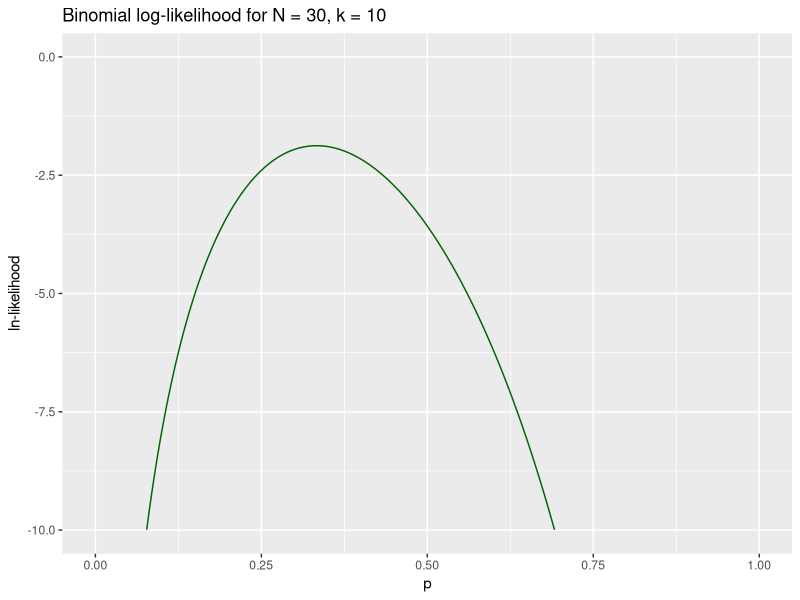
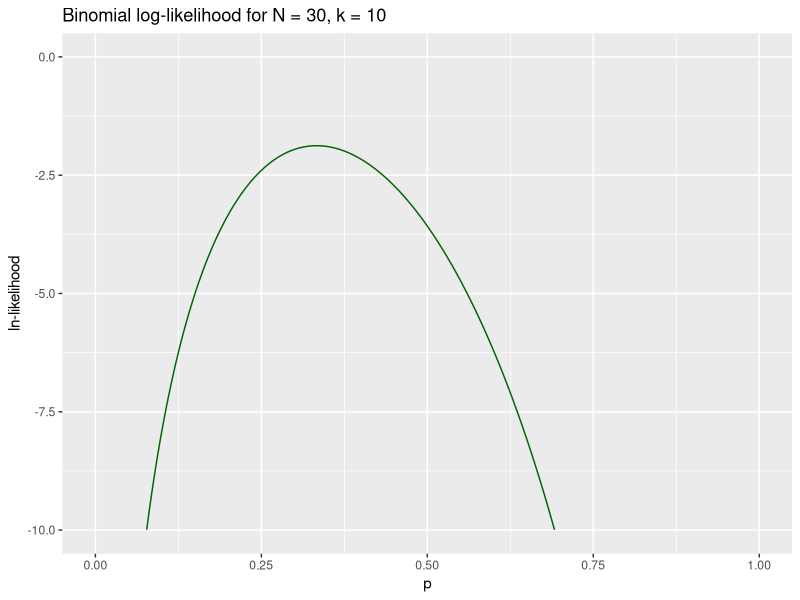
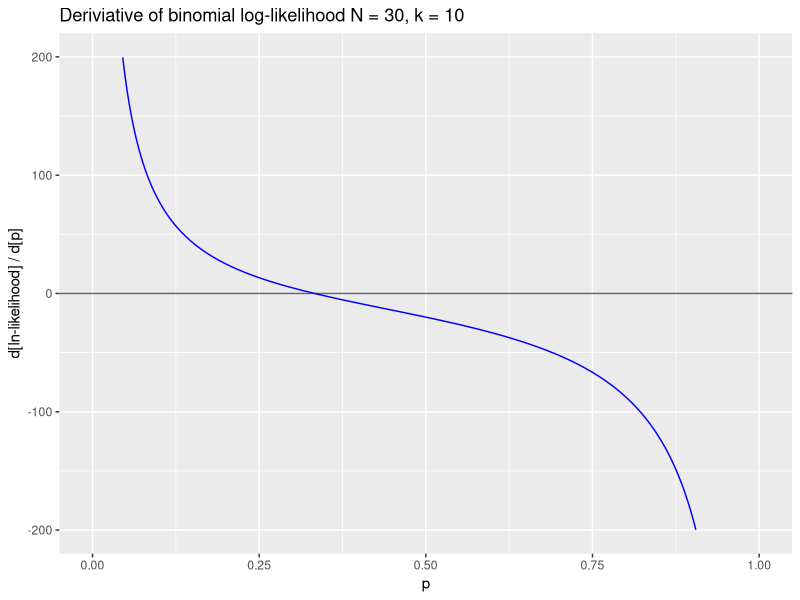
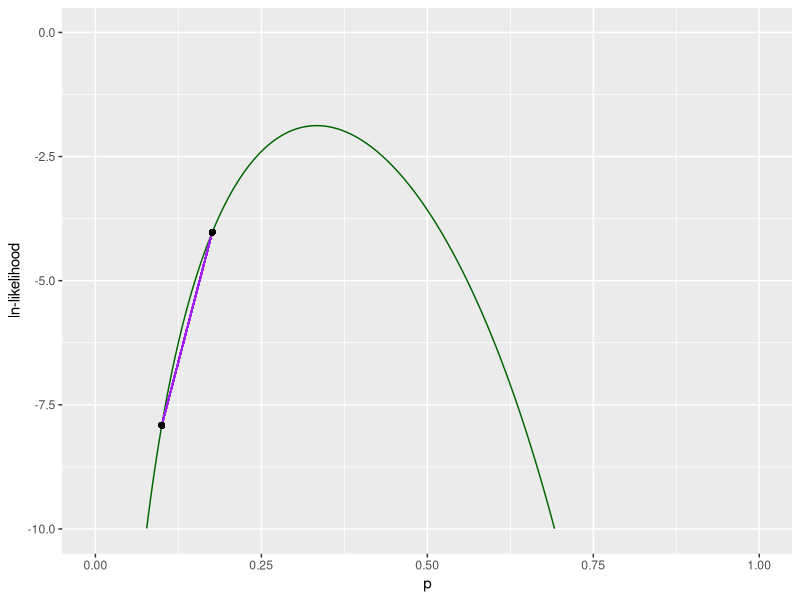
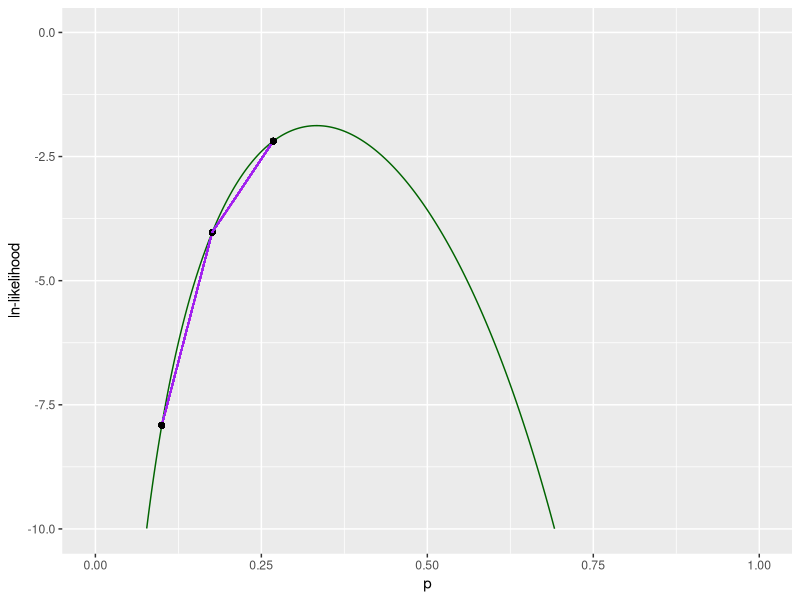
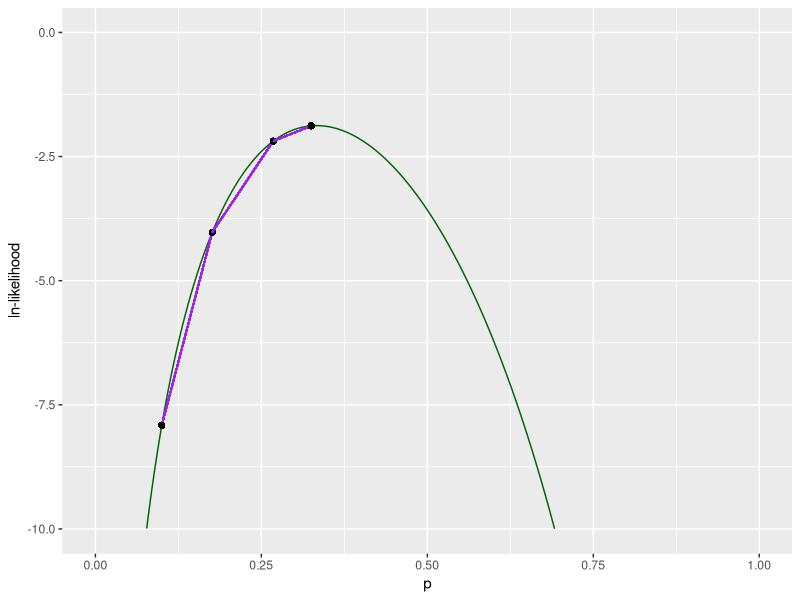
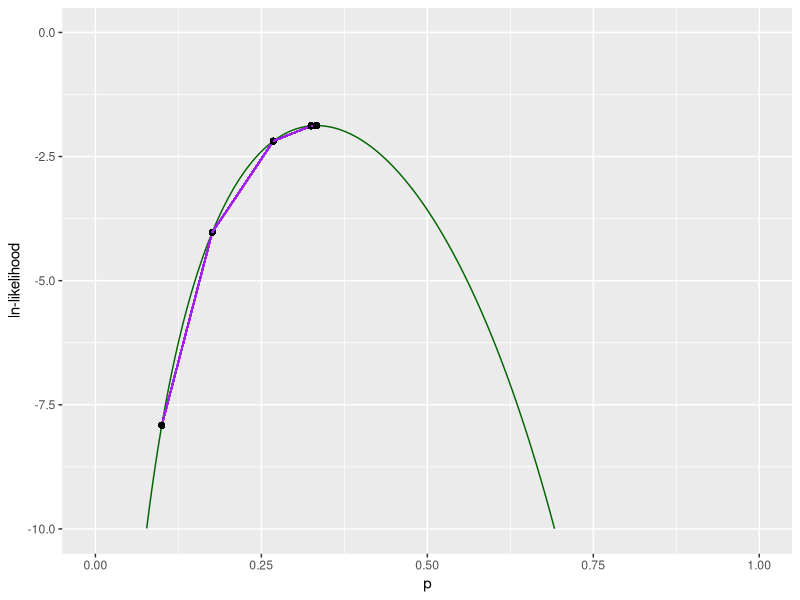
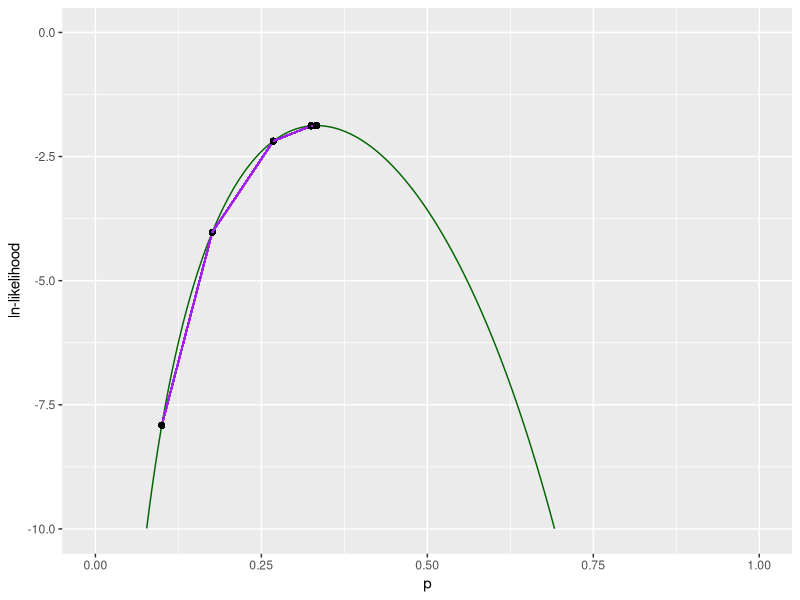

R code for these plots, in order: (Note: this script raises an error after producing the figures.)
## ---- chunk 1
knitr::opts_chunk$set(echo = TRUE, error = TRUE)
library(tidyverse)
## ---- chunk 2
ps <- seq(0.0001, 0.9999, 0.0001)
fx <- dbinom(x = 10, size = 30, prob = ps, log = TRUE)
fprimex <- c(diff(fx) / diff(ps), NA)
fprimeprimex <- c(diff(fprimex) / diff(ps), NA)

df <- data.frame(ps, fx, fprimex, fprimeprimex)


likprof <- ggplot(df, aes(x = ps, y = fx)) +
  geom_line(color = "darkgreen") +
  ylim(-10, 0) +
  labs(x = "p", y = "ln-likelihood")

likderiv <- ggplot(df, aes(x = ps, y = fprimex)) +
  geom_hline(aes(yintercept = 0), color = "grey40") +
  geom_line(color = "blue") +
  ylim(-200, 200) +
  labs(x = "p", y = "d[ln-likelihood] / d[p]")
## ---- chunk 3
likprof + ggtitle("Binomial log-likelihood for N = 30, k = 10")
## ---- chunk 4
success <- 10
failure <- 30 - success
mydat <- cbind(success, failure)  # successes and failures, i.e., k and N-k
glm(mydat ~ 1, family = binomial(link = "identity")) # function  to estimate parameters
m1 <- glm(mydat ~ 1, family = binomial(link = "identity")) # need to save the analysis as an object to see results
logLik(m1) # extract the log likelihood, evaluated at MLE
coef(m1) # extract the maximum likelihood estimates of the coefficients
## ---- chunk 5
likprof + ggtitle("Binomial log-likelihood for N = 30, k = 10")
## ---- chunk 6
likderiv + ggtitle("Deriviative of binomial log-likelihood N = 30, k = 10")
## ---- chunk 7
p1 <- 0.1
df %>% filter(ps == 0.1) %>% mutate(p2 = ps - fprimex/fprimeprimex)
df %>% filter(ps == 0.17600) %>% mutate(p3 = ps - fprimex/fprimeprimex)
df %>% filter(ps == 0.268) %>% mutate(p4 = ps-fprimex/fprimeprimex)
df %>% filter(ps == 0.325) %>% mutate(p5 = ps-fprimex/fprimeprimex)
df %>% filter(ps == 0.333) %>% mutate(p6 = ps-fprimex/fprimeprimex)

p = c(0.1, 0.176, 0.268, 0.325, 0.333, 0.333)
fx = c(-7.914854, -4.026201, -2.188971, -1.881945, -1.877225)
## ---- chunk 8
likprof +
  geom_segment(x = 0.1, xend = 0.176, y = fx[1], yend = fx[2], color = "purple") +
  geom_point(x = p[1], y = fx[1]) +
  geom_point(x = p[2], y = fx[2])
## ---- chunk 9
likprof +
  geom_segment(x = 0.1, xend = 0.176, y = fx[1], yend = fx[2], color = "purple") +
  geom_point(x = p[1], y = fx[1]) +
  geom_point(x = p[2], y = fx[2]) +
    geom_segment(x = p[2], xend = p[3], y = fx[2], yend = fx[3], color = "purple") +
  geom_point(x = p[3], y = fx[3])

## ---- chunk 10
likprof +
  geom_segment(x = 0.1, xend = 0.176, y = fx[1], yend = fx[2], color = "purple") +
  geom_point(x = p[1], y = fx[1]) +
  geom_point(x = p[2], y = fx[2]) +
    geom_segment(x = p[2], xend = p[3], y = fx[2], yend = fx[3], color = "purple") +
  geom_point(x = p[3], y = fx[3]) +
  geom_segment(x = p[3], xend = p[4], y = fx[3], yend = fx[4], color = "purple") +
  geom_point(x = p[4], y = fx[4])

## ---- chunk 11
likprof +
  geom_segment(x = 0.1, xend = 0.176, y = fx[1], yend = fx[2], color = "purple") +
  geom_point(x = p[1], y = fx[1]) +
  geom_point(x = p[2], y = fx[2]) +
    geom_segment(x = p[2], xend = p[3], y = fx[2], yend = fx[3], color = "purple") +
  geom_point(x = p[3], y = fx[3]) +
  geom_segment(x = p[3], xend = p[4], y = fx[3], yend = fx[4], color = "purple") +
  geom_point(x = p[4], y = fx[4]) +
  geom_segment(x = p[4], xend = p[5], y = fx[4], yend = fx[5], color = "purple") +
  geom_point(x = p[5], y = fx[5])

## ---- chunk 12
likprof +
  geom_segment(x = 0.1, xend = 0.176, y = fx[1], yend = fx[2], color = "purple") +
  geom_point(x = p[1], y = fx[1]) +
  geom_point(x = p[2], y = fx[2]) +
    geom_segment(x = p[2], xend = p[3], y = fx[2], yend = fx[3], color = "purple") +
  geom_point(x = p[3], y = fx[3]) +
  geom_segment(x = p[3], xend = p[4], y = fx[3], yend = fx[4], color = "purple") +
  geom_point(x = p[4], y = fx[4]) +
  geom_segment(x = p[4], xend = p[5], y = fx[4], yend = fx[5], color = "purple") +
  geom_point(x = p[5], y = fx[5]) +
  geom_segment(x = p[5], xend = p[6], y = fx[5], yend = fx[6], color = "purple") +
  geom_point(x = p[6], y = fx[6])

## ---- chunk 13
success <- c(0,0,0,0,0)
failure <- 30 - success

Y = cbind(success, failure)

glm(Y ~ 1, family = binomial(link = "identity"))
## ---- chunk 14
glm(Y ~ 1, family = binomial(link = "identity"), start = 0.00000000001)
